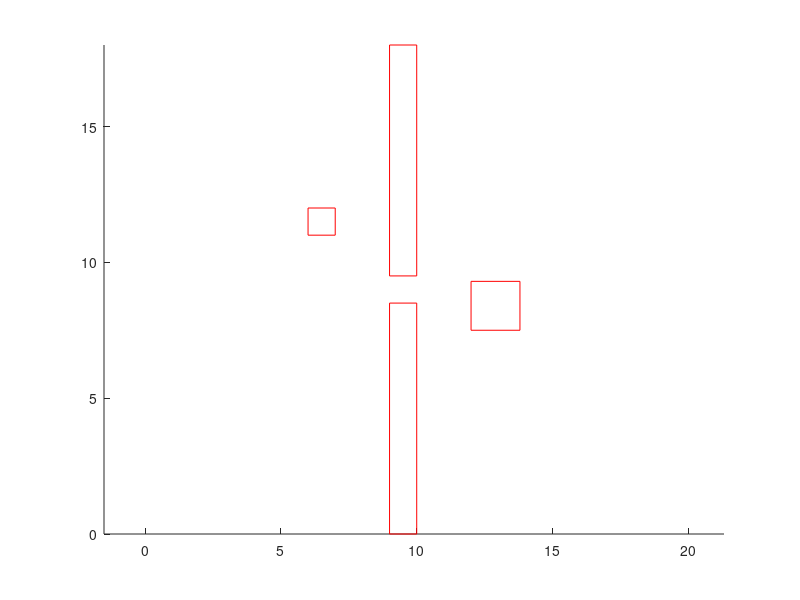

MATLAB code for this plot: (Note: this script raises an error after producing the figure.)
clear;
clc;
close all;
hold on;
axis equal;
%% Zhu's problem environment
rec1 = [9 0;10 0;10 8.5;9 8.5];
rec1 = [rec1;rec1(1,:)];
for i = 1:4
    plot(rec1(i:i+1,1),rec1(i:i+1,2),'r-');
end
rec2 = [9 9.5;10 9.5;10 18;9 18];
rec2 = [rec2;rec2(1,:)];
for i = 1:4
    plot(rec2(i:i+1,1),rec2(i:i+1,2),'r-');
end
rec3 = [6 11;7 11;7 12;6 12];
rec3 = [rec3;rec3(1,:)];
for i = 1:4
    plot(rec3(i:i+1,1),rec3(i:i+1,2),'r-');
end
rec4 = [12 7.5;13.8 7.5;13.8 9.3;12 9.3];
rec4 = [rec4;rec4(1,:)];
for i = 1:4
    plot(rec4(i:i+1,1),rec4(i:i+1,2),'r-');
end
%% initial and end position of manipulator
base = [7 7.5];
l = 2;
thetas = [45 0 -60 -65];
xi = fk(thetas,base,l);
for i = 1:4
    plot(xi(i:i+1,1),xi(i:i+1,2),'r-')
end
thetae = [200 130 110 75];
xe = fk(thetae,base,l);
for i = 1:4
    plot(xe(i:i+1,1),xe(i:i+1,2),'r-')
end

%% solve constrained nonlinear optimization
D=100; % number of variables
% initialization of de parameters
N=20;     % same generation population size
itmax=30; % number of iterations
F=0.8;CR=0.5; % mutation factor and crossover ratio
% problem bounds
a(1:N,1)=-1.9; b(1:N,1)=1.9; % bounds on variable x1
a(1:N,2)=-1.1; b(1:N,2)=1.1; % bounds on variable x2
d=(b-a);
basemat=repmat(int16(linspace(1,N,N)),N,1); % used later
basej=repmat(int16(linspace(1,D,D)),N,1); % used later
% random initialization of postions
x=a+d.*rand(N,D);
% evaluate objective for all particles
fx=objf(x(:,1),x(:,2));
% find bset
[fxbest,ixbest] = min(fx);
xbest = x(ixbest,1:D);
% iterate
for it=1:itmax
    permat=bsxfun(@(x,y) x(randperm(y(1))),basemat',N(ones(N,1)))';
    % generate donors by mutation
    v(1:N,1:D)=repmat(xbest,N,1)+F*(x(permat(1:N,1),1:D)-x(permat(1:N,2),1:D));
    % perform recobination
    r=repmat(randi([1 D],N,1),1,D);
    muv=((rand(N,D)<CR)+(basej==r))~=0;
    mux=1-muv;
    u(1:N,1:D)=x(1:N,1:D).*mux(1:N,1:D)+v(1:N,1:D).*muv(1:N,1:D);
    % greedy selection
    fu=objf(u(:,1),u(:,2));
    idx=fu<fx;
    fx(idx)=fu(idx);
    x(idx,1:D)=u(idx,1:D);
    % find best
    [fxbest,ixbest]=min(fx);
    xbest=x(ixbest,1:D);
end
[xbest,fxbest]

%% objective function with penalty function
function fval=objf(theta,thetas,thetae)
% theta     variables to be solved Dx4xN
% thetas    initial configuration  1x4xN
% thetae    end configuration      1x4xN
%% Body
% n  the number of variables
% dc dimension of configuration space
% N  same generation population size
[n,dc,N] = size(theta);
retheta = [thetas;theta;thetae];
retheta = reshape(permute(retheta,[2 1 3]),[],N)';
tmp = retheta(:,dc+1:end)-retheta(:,1:end-dc);
fval = sum(tmp.*tmp,2);
end
%% forward kinematics of manipulator
function [x] = fk(theta,a0,l)
% theta  Nx1 configuration space of manipulator deg
% a0     position of manipulator's base
% l      the length of manipulator
theta = theta/180*pi;
x = zeros(5,2);
x(1,:) = a0(:)';
for i = 2:5
    x(i,:) = x(i-1,:)+[l*cos(theta(i-1)) l*sin(theta(i-1))];
end
end
